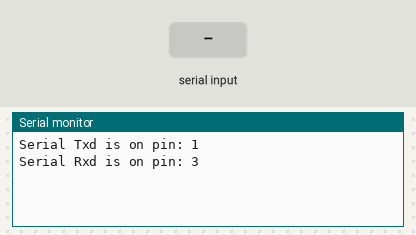
The sketch below on a simulated ESP32. Shown: the last lines printed to the serial monitor. The inputs (shaded band) are chosen by the test bench.

Above: at 1.2 s.
1.3 s: "1" received over the second serial link
At 1.9 s:
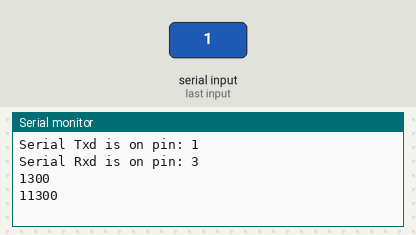
2.8 s: "0" received over the second serial link
At 4.2 s:
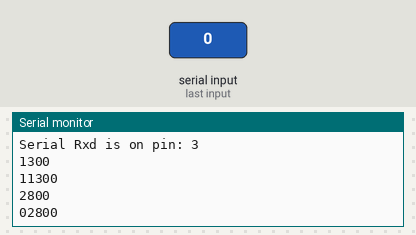
Timing chart, 0 to 5.8 s (numbered marks = the images above; inputs shaded):
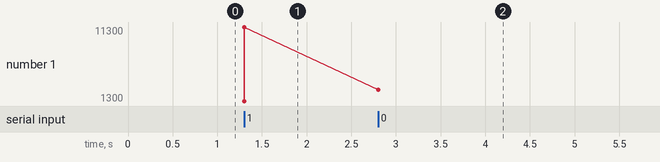

The sketch:

UART-CAM2.ino
```cpp
/*
   There are three serial ports on the ESP known as U0UXD, U1UXD and U2UXD.

   U0UXD is used to communicate with the ESP32 for programming and during reset/boot.
   U1UXD is unused and can be used for your projects. Some boards use this port for SPI Flash access though
   U2UXD is unused and can be used for your projects.

*/

#define RXD2 16
#define TXD2 17

void setup() {
  // Note the format for setting a serial port is as follows: Serial2.begin(baud-rate, protocol, RX pin, TX pin);
  Serial.begin(115200);
  //Serial1.begin(9600, SERIAL_8N1, RXD2, TXD2);
  Serial2.begin(115200, SERIAL_8N1, RXD2, TXD2);
  Serial.println("Serial Txd is on pin: " + String(TX));
  Serial.println("Serial Rxd is on pin: " + String(RX));
}

void loop()
{ //Choose Serial1 or Serial2 as required
  //  int option;
  //  Serial.println("Select Option");
  //  option = Serial.parseInt();
  //  //Serial.println(option);
  //  while (1)
  //  {
  //    if (Serial.available())
  //    {
  //      if (option == 1)
  //      {
  //        Serial2.write("1");
  //      }
  //      else if (option == 2)
  //      {
  //        Serial2.write("2");
  //      }
  //      else if (option == 3)
  //      {
  //        Serial2.write("3");
  //      }
  //      else if (option == 4)
  //      {
  //        Serial2.write("4");
  //      }
  //      else if (option == 5)
  //      {
  //        Serial2.write("5");
  //      }
  //      else if (option == 6)
  //      {
  //        Serial2.write("6");
  //      }
  //      break;
  //    }
  //  }
  //
  //  while (1)
  //  {
  //    while (Serial2.available())
  //    {
  //      //Serial.println(Serial2.available());
  //      Serial.write(char(Serial2.read()));
  //    }
  //    break;
  //  }
  if (Serial.available()) {      // If anything comes in Serial (USB),
    Serial2.write(Serial.read());   // read it and send it out Serial1 (pins 0 & 1)
  }

  else if (Serial2.available()) {     // If anything comes in Serial1 (pins 0 & 1)
    Serial.println(millis());
    Serial.write(Serial2.read());   // read it and send it out Serial (USB)
    Serial.println(millis());
  }

}
```

Measured:
- after the input at 1.3 s, the serial monitor: prints a new line at once (image 1)
- after the input at 2.8 s, the serial monitor: prints a new line at once (image 2)
- plotted number 1: 11300 → 2800 after the input at 2.8 s
